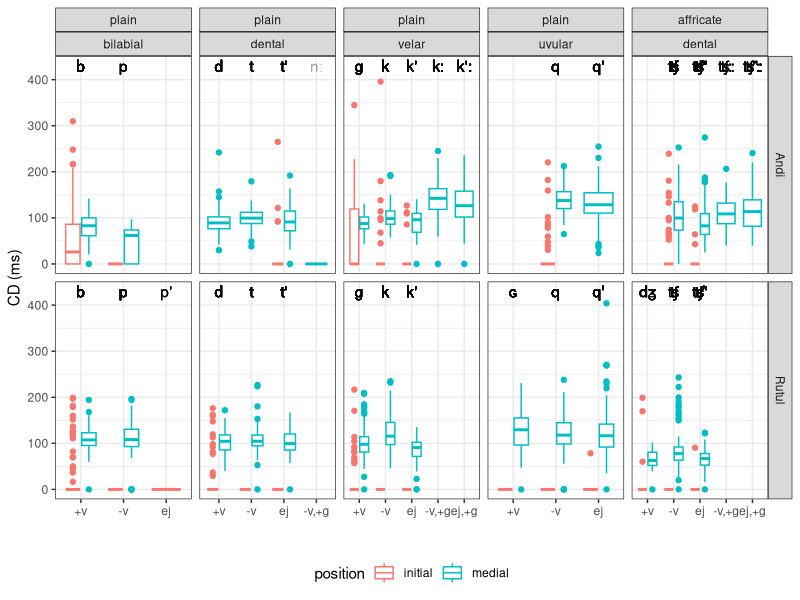
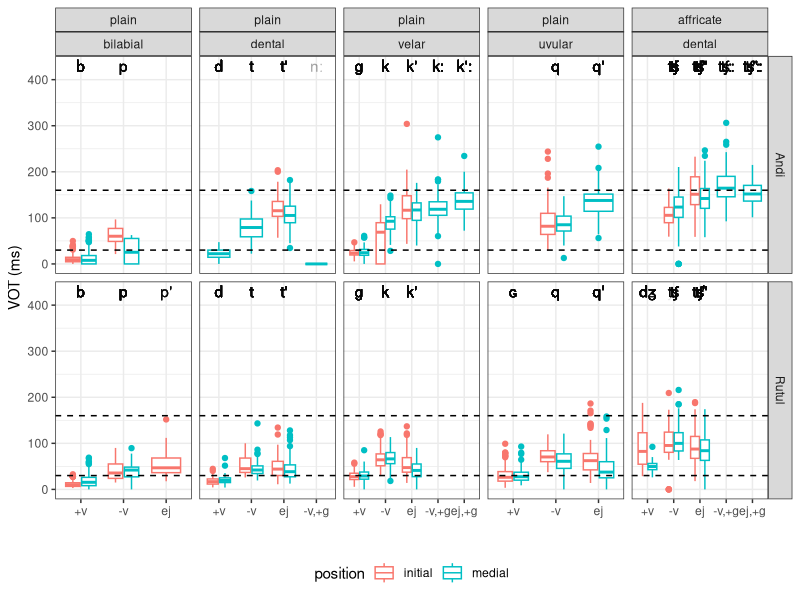
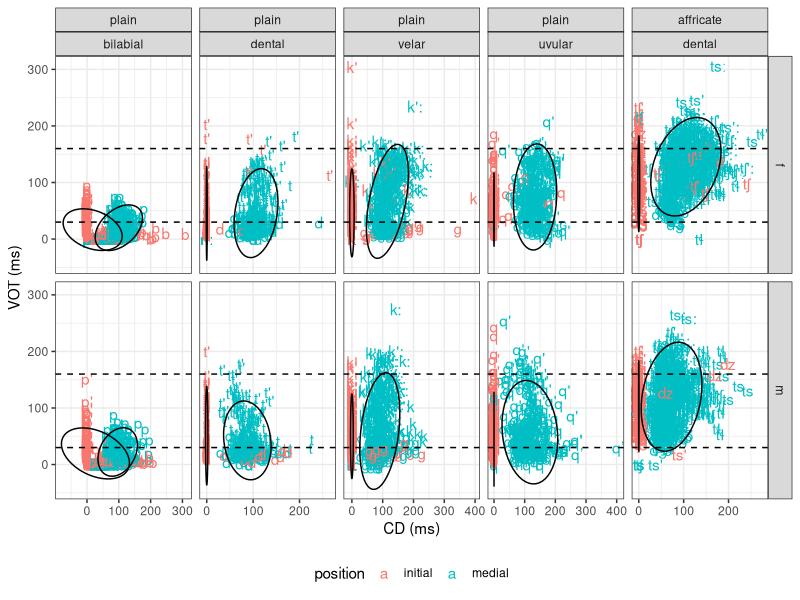

The R source for these figures, in order:
## ---- chunk 1
knitr::opts_chunk$set(message = FALSE, warning = FALSE)
library(tidyverse)

df <- read_tsv("data/speakers.csv")

results <- read_tsv("data/results.tsv")
correspondence <- read_tsv("data/correspondence.tsv")

results %>% 
  left_join(correspondence) %>% 
  left_join(df) %>% 
  filter(!grepl("[tʃrlnm]", folVowel),
       !grepl("[tʃrlnm]", prevVowel)) %>% 
  mutate(repetition = ifelse(repetition == "--undefined--", "", repetition),
         repetition = paste(context, repetition),
         folVowDur = as.double(ifelse(folVowDur == "--undefined--",NA, folVowDur)),
         geminate = ifelse(grepl("[ː:]", stop),"+g", "-g"),
         aff_type = ifelse(grepl("[sz]", stop),"dent", NA),
         aff_type = ifelse(grepl("[ʃʒšžǯ]", stop),"alv", aff_type),
         aff_type = ifelse(grepl("ɬ", stop),"lat", aff_type),
         aff_type = ifelse(grepl("χ", stop),"uv", aff_type),
         affric = ifelse(grepl("ɬ", stop),"affricate", affric),
         affric = ifelse(grepl("χ", stop),"affricate", affric),
         affric = ifelse(poa == "uvular", "plain", affric),
         aff_type = ifelse(grepl("χ", stop),"uv", aff_type),
         poa = ifelse(stop == "ɡ", "velar", poa),
         aff_type = factor(aff_type, levels = c("dent", "alv", "lat", "uv")),
         affric = factor(affric, levels = c("plain", "affricate")),
         voice = ifelse(str_detect(stop, "[bdgɡɢ]"), "+v", "-v")) %>%  
  mutate(fric = fric * 1000,
         postfric = postfric*1000,
         folVowDur = folVowDur*1000,
         closdur = closdur*1000,
         VOT = fric + postfric,
         cd_n = closdur/folVowDur,
         vot_n = VOT/folVowDur,
         utterance = paste0(context, "_", repetition),
         poa = factor(poa, levels = c("bilabial", "dental", "velar", "uvular")),
         c_type = ifelse(glott == "glottalic", "ej", voice),
         c_type = ifelse(geminate == "+g", paste0(c_type, ",", "+g"), c_type),
         c_type = factor(c_type, levels = c("+v", "-v", "ej", "-v,+g", "ej,+g"))) ->
  final_df

final_df %>%
  mutate(prevVowel = ifelse(is.na(prevVowel), "#", prevVowel)) %>% 
  filter(
    repetition != "iso 4",
    repetition != "iso 5",
    repetition != "iso 6",
    repetition != "iso 0",
    repetition != "iso i",
    repetition != "iso NA",
    prevVowel != "b",
    prevVowel != "g",
    prevVowel != "g\\)",
    prevVowel != "j\\)",
    prevVowel != "k",
    prevVowel != "\\(k",
    prevVowel != "k:",
    prevVowel != "k'",
    prevVowel != "\\(qχ",
    prevVowel != "s",
    prevVowel != "\\(s",
    prevVowel != "w",
    prevVowel != "z",
    prevVowel != "χ",
    folVowel != "ʔ",
    folVowel != "ɢ",
    folVowel != "ʔ\\)",
    folVowel != "b",
    folVowel != "j",
    folVowel != "j",
    folVowel != "j)",
    folVowel != "\\(j\\)",
    folVowel != "k'",
    folVowel != "p'",
    folVowel != "q",
    folVowel != "qχ",
    folVowel != "w",
    folVowel != "\\(w",
    folVowel != "w\\)",
    folVowel != "\\(w\\)",
    stop != "(ʔ",
    stop != "(ʔ)",
    stop != "ʔ)",
    stop != "n:)",
    stop != "n)",
    stop != "(n",    
    stop != "(h",
    stop != "(j",
    stop != "(j)",
    stop != "j)",
    stop != "(s",
    stop != "(w)") ->
  final_df

final_df %>% 
  mutate(stop_label = str_replace_all(final_df$stop, "[wʲʷˤχ\\(\\)\\?]", ""),
         folVowel = str_replace_all(final_df$folVowel, "[\\(\\)]", "")) ->
  final_df
## ---- chunk 2
final_df %>%
  ggplot(aes(c_type, closdur, label = stop_label))+
  geom_text(aes(y = 430), alpha = 0.1)+
  geom_boxplot(aes(color = position))+
  theme_bw()+
  theme(legend.position="bottom")+
  facet_grid(Language~affric+poa, scale = "free_x")+
  labs(y = "CD (ms)", x = "")
## ---- chunk 3
final_df %>%
  ggplot(aes(c_type, VOT, label = stop_label))+
  geom_text(aes(y = 430), alpha = 0.1)+
  geom_boxplot(aes(color = position))+
  theme_bw()+
  theme(legend.position="bottom")+
  facet_grid(Language~affric+poa, scale = "free_x")+
  labs(y = "VOT (ms)", x = "")+
  geom_hline(yintercept = 30, lty = 2)+
  geom_hline(yintercept = 160, lty = 2)
## ---- chunk 4
final_df %>%
  ggplot(aes(closdur, VOT, label = stop_label, color = position, group = position))+
  geom_text(aes(color = position))+
  stat_ellipse(color = "black")+
  theme_bw()+
  theme(legend.position="bottom")+
  facet_grid(Language~affric+poa, scale = "free_x")+
  geom_hline(yintercept = 30, lty = 2)+
  geom_hline(yintercept = 160, lty = 2)+
  facet_grid(Gender~affric+poa, scale = "free_x")+
  labs(y = "VOT (ms)", x = "CD (ms)")
